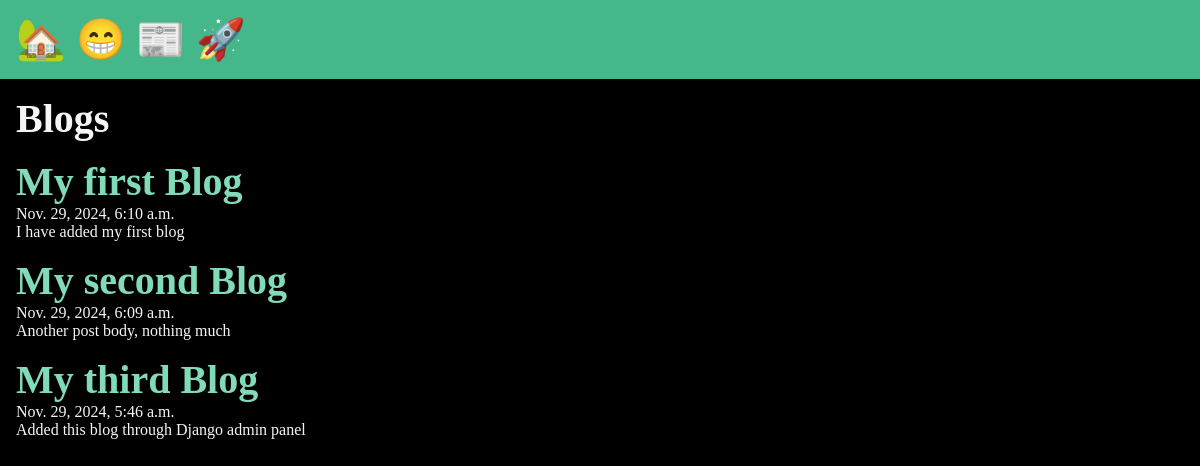
The app's page /blogs/ with its own data.
### blog/models.py (models this page shows, shortened)
class Blog(models.Model):
    title = models.CharField(max_length=75)
    body = models.TextField()
    slug = models.SlugField()
    date = models.DateTimeField(auto_now=True)
    banner = models.ImageField(default='fallback.jpg', blank=True)

### blog/views.py (the view)
# urls.py: path('blogs/', views.blogs, name='blogs'),
def blogs(request):
    blogs = Blog.objects.all().order_by('-date')
    return render(request, 'blogs.html', {'blogs': blogs})

### blog/templates/blogs.html (shortened to what this page needs)
{% extends 'layout.html'%}
{% block content %}
    <section>
    <h1> Blogs </h1>
    {%for blog in blogs %}
        <article class="blog">
            <h2>
                <a href="{% url 'blog_page' slug=blog.slug %}">
                    {{ blog.title }}
                </a>
            </h2>
            <p>{{ blog.date }}</p>
            <p>{{ blog.body }}</p>
        </article>
    {% endfor %}
    </section>
{% endblock %}

### blog/templates/layout.html (shortened to what this page needs)
<!DOCTYPE html>
{% load static %}
<html lang="en">
<head>
    <link rel="stylesheet" href="{% static 'css/style.css' %}">
</head>
<body>
    <nav>
        <a href='/'>🏡</a>
        <a href="{% url 'about'%}">😁</a>
        <a href="{% url 'blogs'%}">📰</a>
        <a href="{% url 'user_register'%}">🚀</a>
    </nav>
    <main>
        {% block content %}
        {% endblock %}
    </main>
</body>
</html>

### static/css/style.css (style rules this page uses)
* { margin: 0; padding: 0; box-sizing: border-box; }
body { min-height: 100vh; background-color: black; color: whitesmoke; font-size: 3rem; }
nav { padding: 1rem; background-color: #44B78B; color: white; font-size: 2.5rem; }
main { padding: 1rem; }
section { display: flex; flex-flow: column; gap: 1rem; }
h1, h2 { font-size: 2.5rem; }
p { font-size: 1rem; }
a { text-decoration: none; color: #81dbb8; }

### records on screen
Blog: title "My first Blog", date "Nov. 29, 2024, 6:10 a.m.", body "I have added my first blog"
Blog: title "My second Blog", date "Nov. 29, 2024, 6:09 a.m.", body "Another post body, nothing much"
Blog: title "My third Blog", date "Nov. 29, 2024, 5:46 a.m.", body "Added this blog through Django admin panel"
